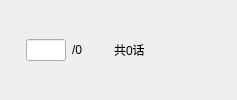
            <widget class="QWidget" name="widget_AE_Op" native="true">
             <property name="minimumSize">
              <size>
               <width>0</width>
               <height>0</height>
              </size>
             </property>
             <layout class="QHBoxLayout" name="horizontalLayout_4">
              <property name="leftMargin">
               <number>0</number>
              </property>
              <property name="topMargin">
               <number>0</number>
              </property>
              <property name="rightMargin">
               <number>0</number>
              </property>
              <property name="bottomMargin">
               <number>0</number>
              </property>
              <item>
               <widget class="QPushButton" name="pushButton_AE_PrePage">
                <property name="sizePolicy">
                 <sizepolicy hsizetype="Fixed" vsizetype="Fixed">
                  <horstretch>0</horstretch>
                  <verstretch>0</verstretch>
                 </sizepolicy>
                </property>
                <property name="minimumSize">
                 <size>
                  <width>20</width>
                  <height>20</height>
                 </size>
                </property>
                <property name="maximumSize">
                 <size>
                  <width>20</width>
                  <height>20</height>
                 </size>
                </property>
                <property name="styleSheet">
                 <string notr="true">#pushButton_AE_PrePage
{
  border: 0px;
}</string>
                </property>
                <property name="text">
                 <string notr="true"/>
                </property>
                <property name="icon">
                 <iconset>
                  <normalon>:/File/img/left_enable.png</normalon>
                 </iconset>
                </property>
                <property name="iconSize">
                 <size>
                  <width>20</width>
                  <height>20</height>
                 </size>
                </property>
               </widget>
              </item>
              <item>
               <widget class="QLineEdit" name="lineEdit_AE_Page">
                <property name="minimumSize">
                 <size>
                  <width>0</width>
                  <height>20</height>
                 </size>
                </property>
                <property name="maximumSize">
                 <size>
                  <width>40</width>
                  <height>16777215</height>
                 </size>
                </property>
                <property name="alignment">
                 <set>Qt::AlignRight|Qt::AlignTrailing|Qt::AlignVCenter</set>
                </property>
               </widget>
              </item>
              <item>
               <widget class="QLabel" name="label_AE_PageTotal">
                <property name="text">
                 <string notr="true">/0</string>
                </property>
               </widget>
              </item>
              <item>
               <widget class="QPushButton" name="pushButton_AE_NextPage">
                <property name="sizePolicy">
                 <sizepolicy hsizetype="Fixed" vsizetype="Fixed">
                  <horstretch>0</horstretch>
                  <verstretch>0</verstretch>
                 </sizepolicy>
                </property>
                <property name="minimumSize">
                 <size>
                  <width>20</width>
                  <height>20</height>
                 </size>
                </property>
                <property name="maximumSize">
                 <size>
                  <width>20</width>
                  <height>20</height>
                 </size>
                </property>
                <property name="styleSheet">
                 <string notr="true">#pushButton_AE_NextPage
{
  border: 0px;
}</string>
                </property>
                <property name="text">
                 <string notr="true"/>
                </property>
                <property name="icon">
                 <iconset>
                  <normalon>:/File/img/right_enable.png</normalon>
                 </iconset>
                </property>
                <property name="iconSize">
                 <size>
                  <width>20</width>
                  <height>20</height>
                 </size>
                </property>
               </widget>
              </item>
              <item>
               <widget class="QLabel" name="label_AE_Total">
                <property name="text">
                 <string notr="true">共0话</string>
                </property>
               </widget>
              </item>
              <item>
               <spacer name="hSpacer_AE_Op">
                <property name="orientation">
                 <enum>Qt::Horizontal</enum>
                </property>
                <property name="sizeHint" stdset="0">
                 <size>
                  <width>40</width>
                  <height>20</height>
                 </size>
                </property>
               </spacer>
              </item>
              <item>
               <widget class="QPushButton" name="pushButton_AE_New">
                <property name="sizePolicy">
                 <sizepolicy hsizetype="Fixed" vsizetype="Fixed">
                  <horstretch>0</horstretch>
                  <verstretch>0</verstretch>
                 </sizepolicy>
                </property>
                <property name="minimumSize">
                 <size>
                  <width>20</width>
                  <height>20</height>
                 </size>
                </property>
                <property name="maximumSize">
                 <size>
                  <width>20</width>
                  <height>20</height>
                 </size>
                </property>
                <property name="styleSheet">
                 <string notr="true">#pushButton_AE_New
{
  border: 0px;
}</string>
                </property>
                <property name="text">
                 <string notr="true"/>
                </property>
                <property name="icon">
                 <iconset>
                  <normalon>:/File/img/add_enable.png</normalon>
                 </iconset>
                </property>
                <property name="iconSize">
                 <size>
                  <width>20</width>
                  <height>20</height>
                 </size>
                </property>
               </widget>
              </item>
              <item>
               <widget class="QPushButton" name="pushButton_AE_Delete">
                <property name="sizePolicy">
                 <sizepolicy hsizetype="Fixed" vsizetype="Fixed">
                  <horstretch>0</horstretch>
                  <verstretch>0</verstretch>
                 </sizepolicy>
                </property>
                <property name="minimumSize">
                 <size>
                  <width>20</width>
                  <height>20</height>
                 </size>
                </property>
                <property name="maximumSize">
                 <size>
                  <width>20</width>
                  <height>20</height>
                 </size>
                </property>
                <property name="styleSheet">
                 <string notr="true">#pushButton_AE_Delete
{
  border: 0px;
}</string>
                </property>
                <property name="text">
                 <string notr="true"/>
                </property>
                <property name="icon">
                 <iconset>
                  <normalon>:/File/img/delete_enable.png</normalon>
                 </iconset>
                </property>
                <property name="iconSize">
                 <size>
                  <width>20</width>
                  <height>20</height>
                 </size>
                </property>
               </widget>
              </item>
             </layout>
            </widget>
